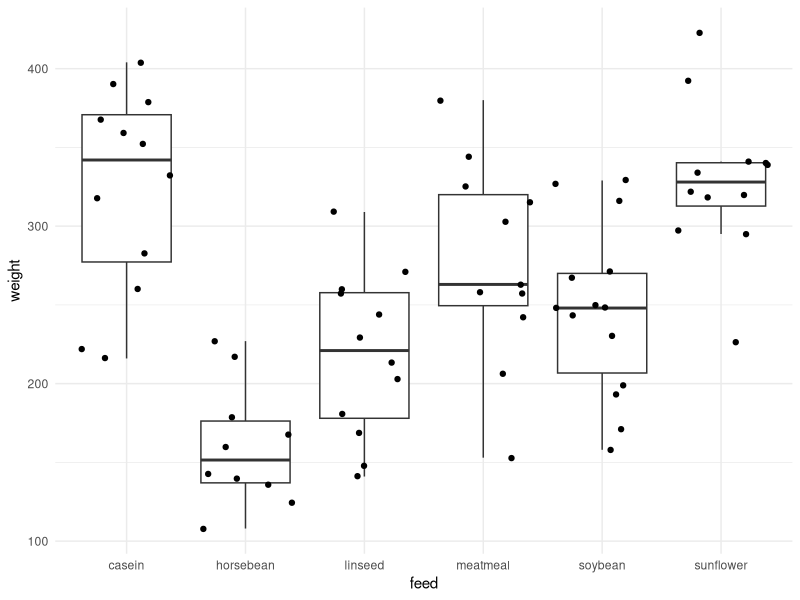

Recreate this plot in R.
## ---- chunk 1
#| message: false
library(conflicted)  
library(tidyverse)
#library(broom)
#library(GGally)
conflict_prefer("filter", "dplyr")
conflict_prefer("lag", "dplyr")
theme_set(theme_minimal()) #set preferred theme for plots
## ---- chunk 2
view(chickwts)
## ---- chunk 3
ggplot(chickwts , aes(x = feed, y = weight))+
  geom_boxplot(outlier.shape = NA)+
  geom_jitter()
## ---- chunk 4
model <- aov(chickwts$weight ~ chickwts$feed)
summary(model)
## ---- chunk 5
TukeyHSD(model)
